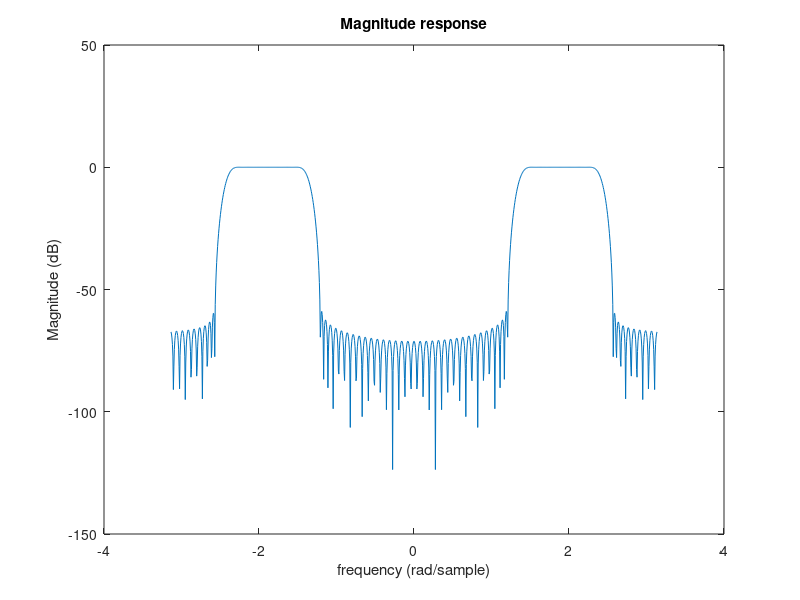

Reproduce this figure in MATLAB. (Note: this script raises an error after producing the figure.)
%   Parameters
% Maximum passband ripple = 0.1 dB
% Minimum stopband attenuation = 58 dB
% Lower passband edge = 1100 rad/s
% Upper passband edge = 1600 rad/s
% Lower stopband edge = 800 rad/s
% Upper stopband edge = 1800 rad/s
% Sampling frequency = 4400 rad/s




% FIR Filter

fsamp = 4400/(2*pi);
fcuts = [800/(2*pi) 1100/(2*pi) 1600/(2*pi) 1800/(2*pi)];
mags = [0 1 0];
devs = [10^(-58/20) 10^(0.1/20) 10^(-58/20)];
[n,Wn,beta,ftype] = kaiserord(fcuts,mags,devs,fsamp);
n = n + rem(n,2)
hh = fir1(n,Wn,ftype,kaiser(n+1,beta),'noscale');
%impz(hh,1)
[H,w] = freqz(hh,1);
Hdb=20*log10(abs(H));
figure;
plot([flip(-w); w], [flip(Hdb); Hdb])
xlabel('frequency (rad/sample)')
ylabel('Magnitude (dB)')
title('Magnitude response')
ax = gca;
ax.YLim = [-200 20];
ax.XLim = [-pi pi];
grid on;
grid minor;
figure;
plot(w, Hdb);
xlabel('frequency (rad/sample)')
ylabel('Magnitude (dB)')
title('Magnitude response in passband')
ax = gca;
ax.YLim = [-0.2 0.2];
ax.XLim = [1100*T 1600*T];
grid on;
grid minor;



% IIR Filter

T=2*pi/4400;
Wp=2*tan([1100 1600]*T/2)/T;
Ws=2*tan([800 1800]*T/2)/T;
[N,W] = ellipord(Wp, Ws , 0.1, 58,"s")
[num,den] = ellip(N,0.1,58,W,"bandpass","s");
[zd,pd]=bilinear(num,den,1/T);
%freqz([zd,zp])
[H,w]=freqz(zd,pd);
Hdb=20*log10(abs(H));
figure;
plot([flip(-w); w], [flip(Hdb); Hdb])
xlabel('frequency (rad/sample)')
ylabel('Magnitude (dB)')
title('Magnitude response')
ax = gca;
ax.YLim = [-200 20];
ax.XLim = [-pi pi];
grid on;
grid minor;
figure;
plot(w, Hdb);
xlabel('frequency (rad/sample)')
ylabel('Magnitude (dB)')
title('Magnitude response in passband')
ax = gca;
ax.YLim = [-0.2 0.2];
ax.XLim = [1100*T 1600*T];
grid on;
grid minor;
